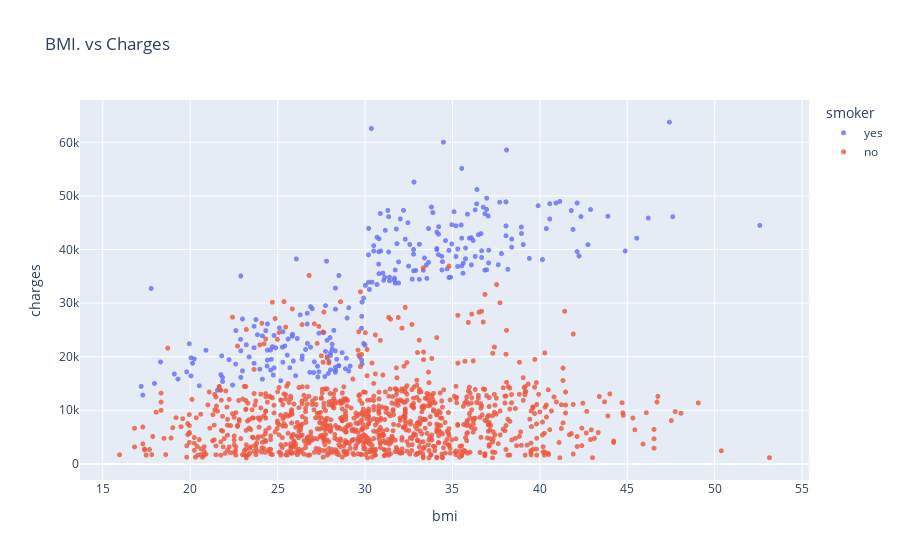

Notebook code cell kept with this figure:
### Code cell
fig = px.scatter(df , 
                 x = 'bmi',
                 y = 'charges',
                 color='smoker',
                 opacity=0.8,
                 title = 'BMI. vs Charges ',
                 hover_data='sex'
                 )
fig.update_traces(marker_size = 5)
fig.show()

### Figure 1 — Plotly figure (JSON) as saved in the notebook; plotly's stock layout.template omitted (floating-point values rounded to 4 significant figures; data arrays with more than 128 entries replaced by an {"elided": "..."} marker saying what was removed)
{"data": [{"customdata": {"elided": "274x1 str values"}, "hovertemplate": "smoker=yes<br>bmi=%{x}<br>charges=%{y}<br>sex=%{customdata[0]}<extra></extra>", "legendgroup": "yes", "marker": {"color": "#636efa", "opacity": 0.8, "size": 5, "symbol": "circle"}, "mode": "markers", "name": "yes", "showlegend": true, "type": "scattergl", "x": {"elided": "274 float values"}, "xaxis": "x", "y": {"elided": "274 float values"}, "yaxis": "y"}, {"customdata": {"elided": "1064x1 str values"}, "hovertemplate": "smoker=no<br>bmi=%{x}<br>charges=%{y}<br>sex=%{customdata[0]}<extra></extra>", "legendgroup": "no", "marker": {"color": "#EF553B", "opacity": 0.8, "size": 5, "symbol": "circle"}, "mode": "markers", "name": "no", "showlegend": true, "type": "scattergl", "x": {"elided": "1064 float values"}, "xaxis": "x", "y": {"elided": "1064 float values"}, "yaxis": "y"}], "layout": {"legend": {"title": {"text": "smoker"}, "tracegroupgap": 0}, "title": {"text": "BMI. vs Charges "}, "xaxis": {"anchor": "y", "domain": [0, 1], "title": {"text": "bmi"}}, "yaxis": {"anchor": "x", "domain": [0, 1], "title": {"text": "charges"}}}}
